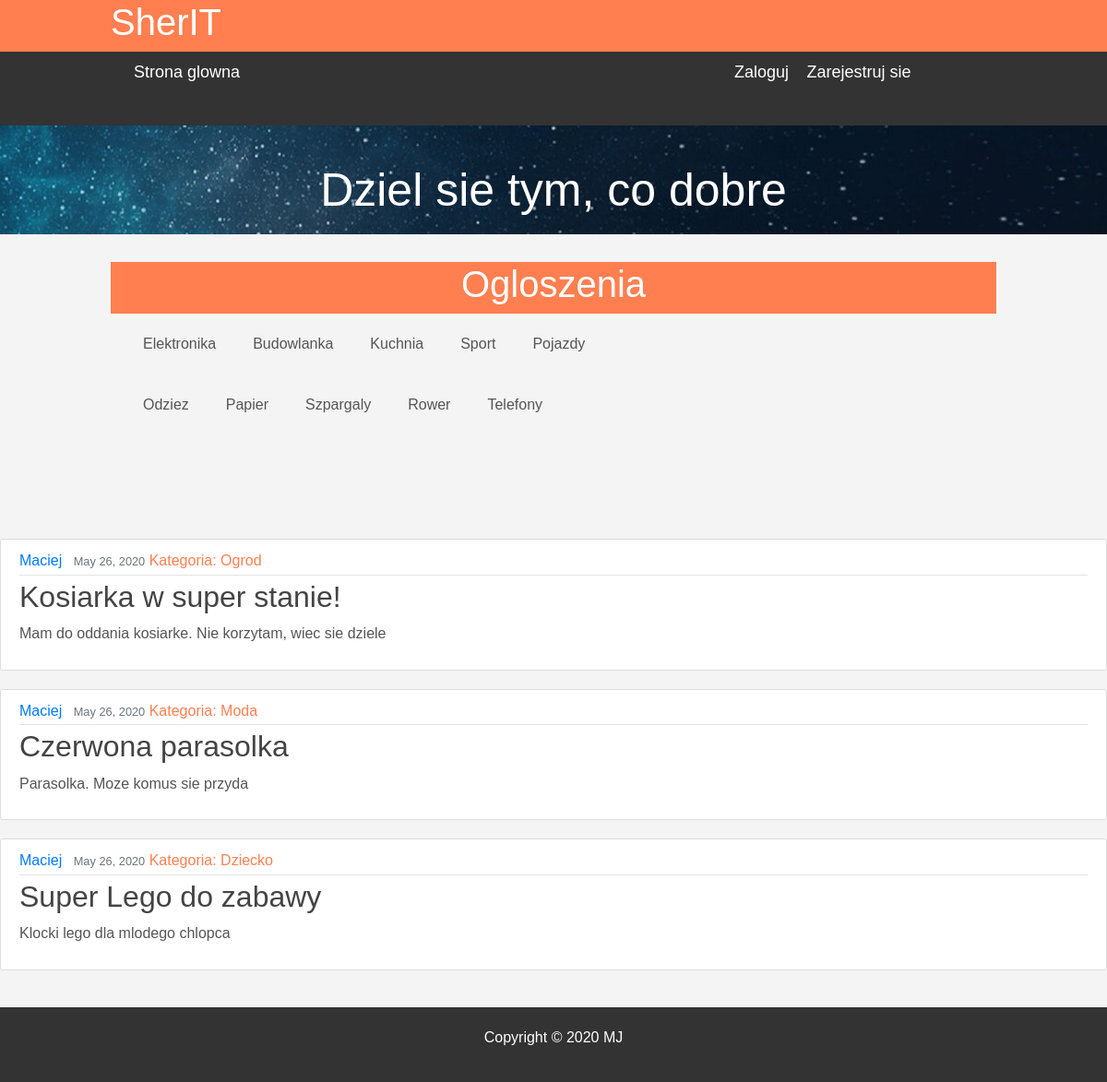
The page / on the database its author committed.
### sher/models.py (models this page shows, shortened)
class Offer(models.Model):
    Zones = (
        ('Dolnoskaskie', 'Dolnoskaskie'),
        ('Kujawsko-Pomorskie', 'Kujawsko-Pomorskie'),
        ('Lubelskie', 'Lubelskie'),
        ('Lubuskie', 'Lubuskie'),
        ('Lodzkie', 'Lodzkie'),
        ('Malopolskie', 'Malopolskie'),
        ('Mazowieckie', 'Mazowieckie'),
        ('Opolskie', 'Opolskie'),
        ('Podkarpackie', 'Podkarpackie'),
        ('Podlaskie', 'Podlaskie'),
        ('Pomorskie', 'Pomorskie'),
        ('Slaskie', 'Slaskie'),
        ('Swietokrzyskie', 'Swietokrzyskie'),
        ('Warminsko-Mazurskie', 'Warminsko-Mazurskie'),
        ('Wielkopolskie', 'Wielkopolskie'),
        ('Zachodniopomorskie', 'Zachodniopomorskie')
    )
    Categories = (
        ('Motoryzacja', 'Motoryzacja'),
         ('Dom', 'Dom'),
         ('Ogrod', 'Ogrod'),
         ('Elektronika', 'Elektronika'),
         ('Moda', 'Moda'),
         ('Rolnictwo', 'Rolnictwo'),
         ('Zwierzeta', 'Zwierzeta'),
         ('Dziecko', 'Dziecko'),
         ('Sport', 'Sport'),
         ('Hobby', 'Hobby'),
         ('Muzyka', 'Muzyka'),
         ('Edukacja', 'Edukacja'),
         ('Materialy Budowlane', 'Materialy Budowlane'),
         ('Zdrowie', 'Zdrowie'),
         ('Uroda', 'Uroda')
            )
    item = models.CharField(max_length=100)
    title = models.CharField(max_length=100)
    content = models.TextField()
    posting_date = models.DateTimeField(default=timezone.now)
    city = models.CharField(max_length=100)
    zone = models.CharField(max_length=30,choices=Zones)
    category = models.CharField(max_length=30,choices=Categories)
    author = models.ForeignKey(User,on_delete=models.CASCADE)

### sher/views.py (the view)
# urls.py: 2. Add a URL to urlpatterns:  path('', views.home, name='home')
def home(request):
    context = {'offers':Offer.objects.all(),'title':'Dela'}
    return render(request,'sher/home.html',context)

### sher/templates/sher/home.html
{%extends "sher/base.html"%}
{%block content%}
    {%for offer in offers%}
     <article class="media content-section">
          <div class="media-body">
            <div class="article-metadata">
              <a class="mr-2" href="#">{{ offer.author }}</a>
              <small class="text-muted">{{ offer.posting_date|date:"F d, Y" }}</small>
                <a class="cat" href="#">Kategoria: {{offer.category}}</a>
            </div>
            <h2><a class="article-title" href="#">{{ offer.title }}</a></h2>
            <p class="article-content">{{ offer.content }}</p>
          </div>
        </article>
    {%endfor%}
{%endblock content%}

### sher/templates/sher/base.html (shortened to what this page needs)
{%load static%}
<!DOCTYPE html>
<html lang="en">
<head>
    <link rel="stylesheet" href="https://maxcdn.bootstrapcdn.com/bootstrap/4.0.0/css/bootstrap.min.css">
     <link rel="stylesheet" type="text/css" href="/static/sher/main.css?{% now 'U' %}">
</head>
<body id ='bootstrap-overwrites'>
<header id="main-header">
    <div id="heading-text">
        <h1><a href="{%url 'home-page'%}">SherIT</a></h1>
    </div>
</header>
    <nav id="navbar">
        <div class="container">
            {%if title|stringformat:"s" == "Dela"%}
             {%include 'sher/navbar.html'%}
                {%endif%}
         </div>
    </nav>
    <section id="showcase"style="background-image: url('{% static 'sher/showcase.jpg'%}')">
        <div class="container">
            <h1>Dziel sie tym, co dobre</h1>
        </div>
    </section>
<section id="prod-cat">
    <div class="container">
        {%if title|stringformat:"s" == "Dela"%}
        <section id="offers">
            <h1>Ogloszenia</h1>
        </section>
         {%endif%}
    </div>
        {%if title|stringformat:"s" == "Dela"%}
            {%include 'sher/categories.html'%}
        {%endif%}
</section>
{%block content%}{%endblock%}
<footer id="main-footer">
    <p>Copyright &copy; 2020 MJ</p>
</footer>
</body>
</html>

### sher/templates/sher/navbar.html
<section id="main-bar">
<ul>
    <li><a href="{%url 'home-page'%}">Strona glowna</a></li>
</ul>
</section>
<aside id="sidebar-bar">
<ul>
    <li><a class="log" href="#">Zaloguj</a></li>
    <li><a class="log" href="#">Zarejestruj sie</a></li>
</ul>
</aside>

### sher/templates/sher/categories.html
<div class="container">
    <div class="first_line" >Elektronika</div>
    <div class="first_line" >Budowlanka</div>
    <div class="first_line">Kuchnia</div>
    <div class="first_line">Sport</div>
    <div class="first_line">Pojazdy</div>
</div>
<div class="container">
    <div class="first_line" >Odziez</div>
    <div class="first_line" >Papier</div>
    <div class="first_line">Szpargaly</div>
    <div class="first_line">Rower</div>
    <div class="first_line">Telefony</div>
</div>

### sher/static/sher/main.css (style rules this page uses)
body { background-color:#f4f4f4; color:#555; font-family:Arial,Helvetica,sans-serif; font-size:16px; line-height:1.6em; margin:0; }
#bootstrap-overwrites #main-header #heading-text { width:80%; margin:auto; overflow:hidden; padding:-10px; }
ul { display: inline-block; }
.container { width:80%; margin:auto; overflow:hidden; }
.content-section { background: #ffffff; padding: 10px 20px; border: 1px solid #dddddd; border-radius: 3px; margin-bottom: 20px; }
.article-title { color: #444444; }
.article-content { white-space: pre-line; }
.article-metadata { padding-bottom: 1px; margin-bottom: 4px; border-bottom: 1px solid #e3e3e3 }
#main-header { background-color:coral; color:#fff; }
#main-header a { color:#fff; text-decoration:none; font-family:Arial,Helvetica,sans-serif; }
#navbar { background-color:#333; color:#fff; }
#navbar .container { height:80px; }
#navbar ul { padding:0; list-style:none; }
#navbar li { display:inline; }
#navbar a { color:#fff; text-decoration:none; font-size:18px; padding-right:15px; }
#showcase { background-image:url('static\sher\showcase.jpg'); background-position:center right; max-height:300px; margin-bottom:30px; text-align:center; }
#showcase h1 { color:#fff; font-size:50px; line-height:1.6em; padding-top:30px; }
.cat { color:coral }
#prod-cat { height:300px; }
#prod-cat > div:first-of-type { background-color:coral; }
#prod-cat .container #offers { color:#fff; text-align:center; }
#main-bar { float:left; width:70%; padding:10px; box-sizing:border-box; }
#sidebar-bar { float:right; width:30%; background:#333; color:#fff; padding:10px; box-sizing:border-box; }
.container .first_line { float:left; padding:20px; }
#main-footer { background:#333; color:#fff; text-align:center; padding:20px; margin-top:40px; }

### rows shown on the page
Offer: author "Maciej", posting_date "May 26, 2020", category "Ogrod", title "Kosiarka w super stanie!", content "Mam do oddania kosiarke. Nie korzytam, wiec sie dziele"
Offer: author "Maciej", posting_date "May 26, 2020", category "Moda", title "Czerwona parasolka", content "Parasolka. Moze komus sie przyda"
Offer: author "Maciej", posting_date "May 26, 2020", category "Dziecko", title "Super Lego do zabawy", content "Klocki lego dla mlodego chlopca"
